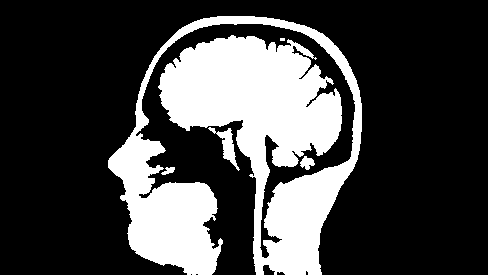
#> input picture ML_Learning/OpenCV_learning/brain.png, 488 x 275 px
$ python 'Morphological Transformations.py'
#> lines starting #> are read from the running program, lines starting #| are printed output that depends on the picture; after the words box and inside, x2 and y2 are one past the last pixel; in counts of white or black regions, pixels touching at a corner belong together
import cv2
import numpy as np
import matplotlib.pyplot as plt
img = cv2.imread('brain.png', 0)
#> img: shape (275, 488); 26.7% white; 5 white regions (1 under 20 px), largest, box (x1, y1, x2, y2) and area: (108, 16, 362, 275) 35157, (208, 127, 240, 171) 409, (300, 156, 315, 170) 128, (161, 167, 175, 175) 66
row, col = img.shape
#> row = 275; col = 488

# add noise to an image
img_cpy = img.copy()
noise = cv2.randn(img_cpy, 150, 30)
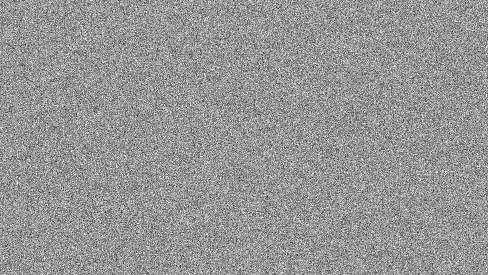
#> noise: shape (275, 488); min 5, max 255, mean 150
gaussian_img = cv2.add(noise, img)
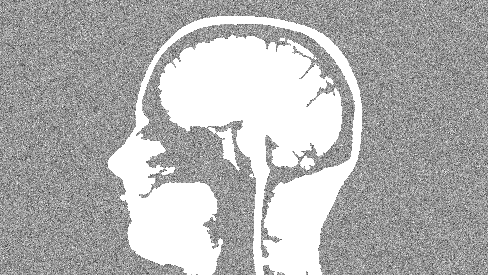
#> gaussian_img: shape (275, 488); min 5, max 255, mean 177.9

# Erosion: the thickness or size of foreground will be decreased
kernel = np.ones((5, 5), np.uint8)
erosion = cv2.erode(img, kernel, iterations=1)
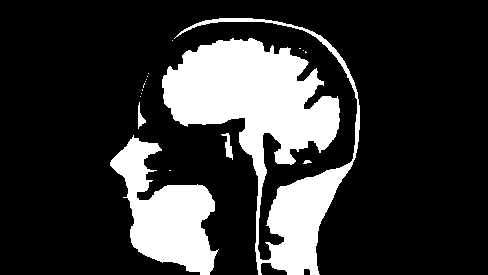
#> erosion: shape (275, 488); 21% white; 18 white regions (13 under 20 px), largest, box (x1, y1, x2, y2) and area: (162, 18, 360, 275) 20536, (110, 135, 219, 275) 7396, (221, 133, 233, 160) 134, (138, 102, 146, 129) 93, (303, 160, 312, 164) 24

# Dilation: opposite of erosion
dilation = cv2.dilate(img, kernel, iterations=1)
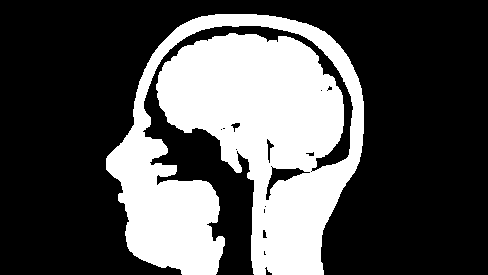
#> dilation: shape (275, 488); 32% white; 1 white region, box (x1, y1, x2, y2) and area: (106, 14, 364, 275) 42983

# opening: another name of erosion followed by dilation
# useful in removing noise
opening = cv2.morphologyEx(img, cv2.MORPH_OPEN, kernel)
#> opening: shape (275, 488); 26% white; 8 white regions, largest, box (x1, y1, x2, y2) and area: (160, 16, 362, 275) 25214, (108, 133, 221, 275) 8728, (219, 131, 235, 162) 314

# Closing: reverse of Opening
# Useful in closing small holes inside the foreground objects
closing = cv2.morphologyEx(img, cv2.MORPH_CLOSE, kernel)
#> closing: shape (275, 488); 27.4% white; 1 white region, box (x1, y1, x2, y2) and area: (108, 16, 362, 275) 36786

# Morphological Gradient
# the difference between dilation and erosion
gradient = cv2.morphologyEx(img, cv2.MORPH_GRADIENT, kernel)
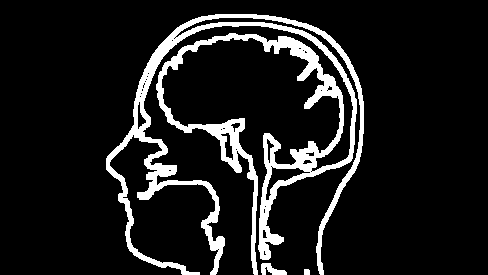
#> gradient: shape (275, 488); 11% white; 3 white regions, box (x1, y1, x2, y2) and area: (106, 14, 364, 275) 14562, (261, 263, 287, 275) 181, (304, 269, 310, 275) 35

# Top Hat
# difference between input image and Opening of the image
tophat = cv2.morphologyEx(img, cv2.MORPH_TOPHAT, kernel)
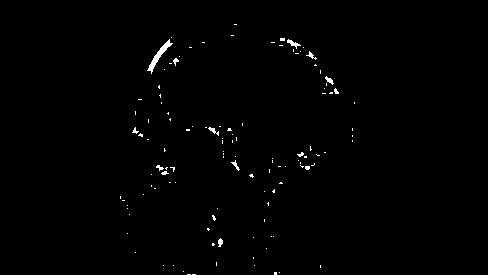
#> tophat: shape (275, 488); 0.68% white in thin lines or dots, all inside (x1, y1, x2, y2) = (120, 24, 355, 275)

# Black Hat
# the difference between the closing of the input image and input image.
blackhat = cv2.morphologyEx(img, cv2.MORPH_BLACKHAT, kernel)
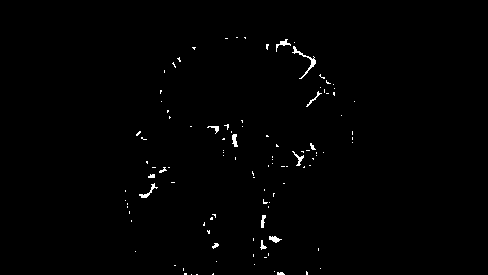
#> blackhat: shape (275, 488); 0.75% white in thin lines or dots, all inside (x1, y1, x2, y2) = (125, 37, 355, 275)

plt.subplot(321),plt.imshow(erosion),plt.title('erosion')
plt.xticks([]), plt.yticks([])
plt.subplot(322),plt.imshow(img),plt.title('original')
plt.xticks([]), plt.yticks([])
plt.subplot(323),plt.imshow(dilation),plt.title('dilation')
plt.xticks([]), plt.yticks([])
plt.subplot(324),plt.imshow(closing),plt.title('fill inside')
plt.xticks([]), plt.yticks([])
plt.subplot(325),plt.imshow(gaussian_img),plt.title('noise')
plt.xticks([]), plt.yticks([])
plt.subplot(326),plt.imshow(opening),plt.title('reduced_noise')
plt.xticks([]), plt.yticks([])
plt.show()
